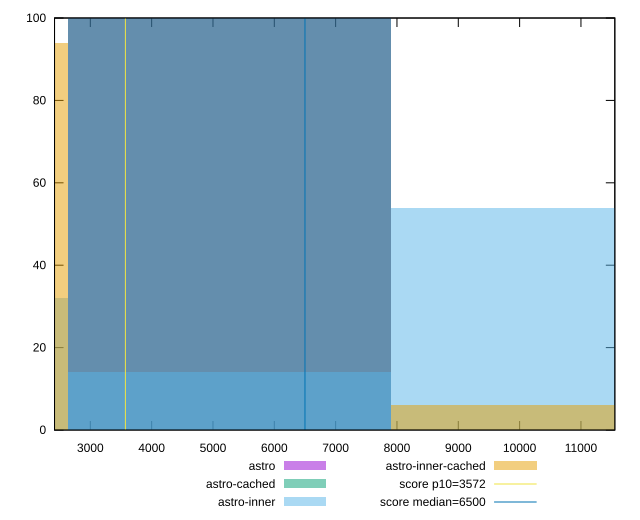

Generate this figure with gnuplot:
reset

$astro <<EOF
5269.181935224384 100
EOF

$astroCached <<EOF
5269.181935224384 100
EOF

$astroInner <<EOF
5269.181935224384 14
0 32
10538.363870448768 54
EOF

$astroInnerCached <<EOF
10538.363870448768 6
0 94
EOF

set key outside below
set boxwidth 5269.181935224384
set xrange [2416.433:11552.314999999997]
set yrange [0:100]
set trange [0:100]
set style fill transparent solid 0.5 noborder

set parametric
set terminal svg size 640, 520 enhanced background rgb 'white'
set output "reports/report_00033_2021-03-01T14-23-16.841Z/first-cpu-idle/comparison/histogram/all_raw.svg"

plot $astro title "astro" with boxes, \
     $astroCached title "astro-cached" with boxes, \
     $astroInner title "astro-inner" with boxes, \
     $astroInnerCached title "astro-inner-cached" with boxes, \
     3572,t title "score p10=3572", \
     6500,t title "score median=6500"

reset
